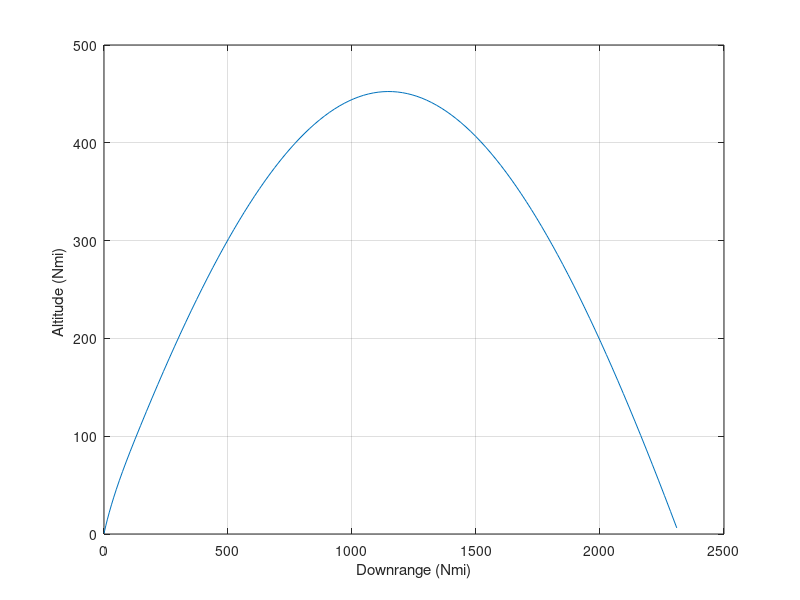

Recreate this plot in MATLAB.
count=0;
LEFT=1;
XISP1=250.;
XISP2=250.;
XMF1=.85;
XMF2=.85;
WPAY=100.;
DELV=20000.;
DELV1=.3333*DELV;
DELV2=.6667*DELV;
AMAX1=10.;
AMAX2=10.;

GAMDEG=85.;
TOP2=WPAY*(exp(DELV2/(XISP2*32.2))-1.);
BOT2=1/XMF2-((1.-XMF2)/XMF2)*exp(DELV2/(XISP2*32.2));
WP2=TOP2/BOT2;
WS2=WP2*(1-XMF2)/XMF2;
WTOT2=WP2+WS2+WPAY;
TRST2=AMAX2*(WPAY+WS2);
TB2=XISP2*WP2/TRST2;
TOP1=WTOT2*(exp(DELV1/(XISP1*32.2))-1.);
BOT1=1/XMF1-((1.-XMF1)/XMF1)*exp(DELV1/(XISP1*32.2));
WP1=TOP1/BOT1;
WS1=WP1*(1-XMF1)/XMF1;
WTOT=WP1+WS1+WTOT2;
TRST1=AMAX1*(WTOT2+WS1);
TB1=XISP1*WP1/TRST1;
DELVK=DELV/1000.;
H=.01;
T=0.;
S=0.;
A=2.0926e7;
GM=1.4077e16;
ALTNM=0.;
ALT=ALTNM*6076.;
ANGDEG=90.;
ANG=ANGDEG/57.3;
if LEFT==1
	VRX=cos(1.5708-GAMDEG/57.3+ANG);
	VRY=sin (1.5708-GAMDEG/57.3+ANG);
else
	VRX=cos(-1.5708+GAMDEG/57.3+ANG);
	VRY=sin(-1.5708+GAMDEG/57.3+ANG);
end
X=(A+ALT)*cos(ANG);
Y=(A+ALT)*sin(ANG);
ALT=sqrt(X^2+Y^2)-A;
XFIRST=X;
YFIRST=Y;
X1=VRX;
Y1=VRY;
while ~(ALT <0 && T>10)
	XOLD=X;
	YOLD=Y;
	X1OLD=X1;
	Y1OLD=Y1;
	STEP=1;
	FLAG=0;
	while STEP <=1
		if FLAG==1
			STEP=2;
			X=X+H*XD;
			Y=Y+H*YD;
			X1=X1+H*X1D;
			Y1=Y1+H*Y1D;
			T=T+H;
		end
		if T<TB1 
			WGT=-WP1*T/TB1+WTOT;
			TRST=TRST1;
		elseif T<(TB1+TB2)
			WGT=-WP2*T/TB2+WTOT2+WP2*TB1/TB2;
			TRST=TRST2;
		else
			WGT=WPAY;
			TRST=0.;
		end
		AT=32.2*TRST/WGT;
		VEL=sqrt(X1^2+Y1^2);
		AXT=AT*X1/VEL;
		AYT=AT*Y1/VEL;
		TEMBOT=(X^2+Y^2)^1.5;
		X1D=-GM*X/TEMBOT+AXT;
		Y1D=-GM*Y/TEMBOT+AYT;
		XD=X1;
		YD=Y1;
		FLAG=1;
	end
	FLAG=0;	
	X=(XOLD+X)/2+.5*H*XD;
	Y=(YOLD+Y)/2+.5*H*YD;
	X1=(X1OLD+X1)/2+.5*H*X1D;
	Y1=(Y1OLD+Y1)/2+.5*H*Y1D;
	ALT=sqrt(X^2+Y^2)-A;
 	S=S+H;
	if S>=9.99999
		S=0.;
		R=sqrt(X^2+Y^2);
		RF=sqrt(XFIRST^2+YFIRST^2);
		CBETA=(X*XFIRST+Y*YFIRST)/(R*RF);
		BETA=acos(CBETA);
		DISTNM=A*BETA/6076.;
		ALTNM=(sqrt(X^2+Y^2)-A)/6076.;
		XNM=X/6076.;
		YNM=Y/6076.;
		count=count+1;
		ArrayT(count)=T;
		ArrayDISTNM(count)=DISTNM;
		ArrayALTNM(count)=ALTNM;
	end
end
figure
plot(ArrayDISTNM,ArrayALTNM),grid
xlabel('Downrange (Nmi)')
ylabel('Altitude (Nmi) ')
clc
% output=[ArrayT',ArrayDISTNM',ArrayALTNM'];
% save datfil output /ascii
disp 'simulation finished'


